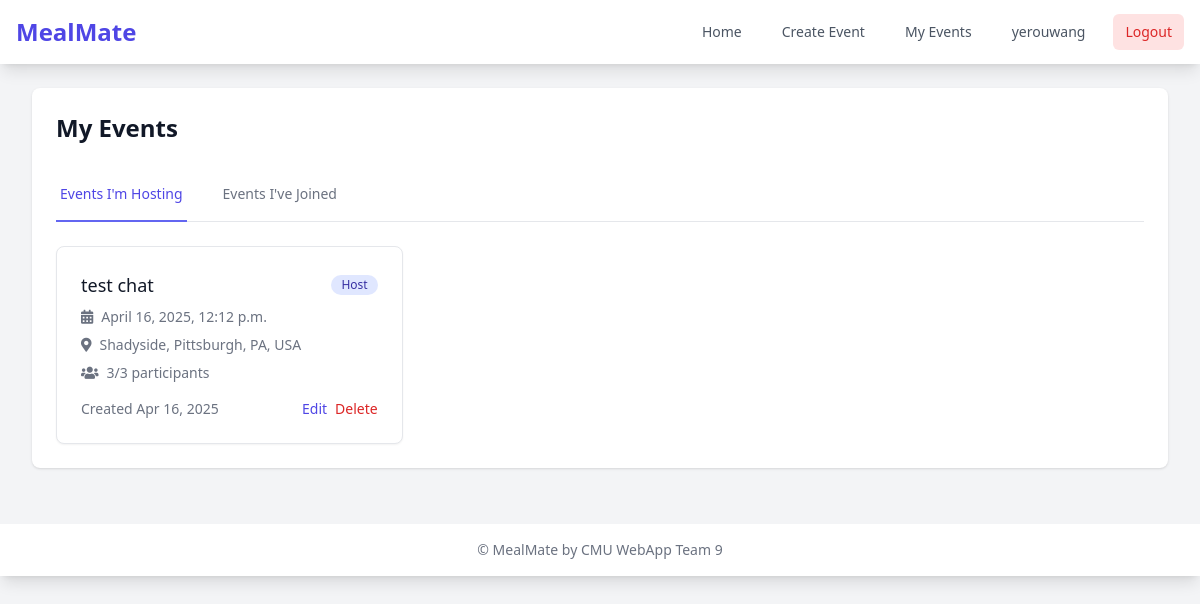
Page /my-events/ (signed in) on the committed database.
### MealMate/models.py (models this page shows, shortened)
class MealEvent(models.Model):
    title = models.CharField(max_length=100)
    description = models.TextField(blank=True)
    date_time = models.DateTimeField()
    location = models.CharField(max_length=255)
    latitude = models.FloatField(blank=True, null=True)
    longitude = models.FloatField(blank=True, null=True)
    max_participants = models.PositiveIntegerField()
    participants = models.ManyToManyField(User, through='Participation', related_name='events_joined')
    status = models.CharField(max_length=20, default='active')
    created_at = models.DateTimeField(auto_now_add=True)
    privacy = models.CharField(max_length=10, choices=[('public', 'Public'), ('private', 'Private')])
    invitation_code = models.CharField(max_length=10, blank=True, null=True)
    host = models.ForeignKey(User, on_delete=models.CASCADE, related_name='hosted_events')

### MealMate/views.py (the view)
# urls.py: path("my-events/", views.my_events, name='my_events'),
@login_required
def my_events(request):
    user = request.user
    hosted_events = MealEvent.objects.filter(host=user)
    joined_events = MealEvent.objects.filter(participation__user=request.user)
    context = {
        'hosted_events': hosted_events,
        'joined_events': joined_events,
    }
    return render(request, 'MealMate/my_events.html', context)

### MealMate/templates/MealMate/my_events.html (shortened to what this page needs)
{% extends 'MealMate/base.html' %}
{% block content %}
<div class="max-w-7xl mx-auto">
    <div class="bg-white shadow rounded-lg p-6">
        <h1 class="text-2xl font-bold text-gray-900 mb-6">My Events</h1>
        <div class="border-b border-gray-200">
            <nav class="-mb-px flex space-x-8" aria-label="Tabs">
                <button onclick="showTab('hosted')"
                        class="tab-button border-indigo-500 text-indigo-600 whitespace-nowrap py-4 px-1 border-b-2 font-medium text-sm"
                        id="hosted-tab">
                    Events I'm Hosting
                </button>
                <button onclick="showTab('joined')"
                        class="tab-button border-transparent text-gray-500 hover:text-gray-700 hover:border-gray-300 whitespace-nowrap py-4 px-1 border-b-2 font-medium text-sm"
                        id="joined-tab">
                    Events I've Joined
                </button>
            </nav>
        </div>
        <div id="hosted-events" class="mt-6">
            {% if hosted_events %}
                <div class="grid grid-cols-1 gap-6 sm:grid-cols-2 lg:grid-cols-3">
                    {% for event in hosted_events %}
                        <div class="bg-white border rounded-lg shadow-sm hover:shadow-md transition-shadow duration-200">
                            <div class="p-6">
                                <div class="flex items-center justify-between">
                                    <h3 class="text-lg font-medium text-gray-900">
                                        <a href="{% url 'event_detail' event.id %}" class="hover:text-indigo-600">
                                            {{ event.title }}
                                        </a>
                                    </h3>
                                    <span class="inline-flex items-center px-2.5 py-0.5 rounded-full text-xs font-medium bg-indigo-100 text-indigo-800">
                                        Host
                                    </span>
                                </div>
                                <div class="mt-2 space-y-2">
                                    <p class="text-sm text-gray-500">
                                        <i class="fas fa-calendar-alt mr-2"></i>{{ event.date_time|date:"F j, Y, g:i a" }}
                                    </p>
                                    <p class="text-sm text-gray-500">
                                        <i class="fas fa-map-marker-alt mr-2"></i>{{ event.location }}
                                    </p>
                                    <p class="text-sm text-gray-500">
                                        <i class="fas fa-users mr-2"></i>{{ event.participants.count }}/{{ event.max_participants }} participants
                                    </p>
                                </div>
                                <div class="mt-4 flex justify-between items-center">
                                    <span class="text-sm text-gray-500">
                                        Created {{ event.created_at|date:"M j, Y" }}
                                    </span>
                                    <div class="flex space-x-2">
                                        <a href="{% url 'edit_event' event.id %}"
                                           class="text-sm text-indigo-600 hover:text-indigo-900">
                                            Edit
                                        </a>
                                        <a href="{% url 'delete_event' event.id %}"
                                           class="text-sm text-red-600 hover:text-red-900">
                                            Delete
                                        </a>
                                    </div>
                                </div>
                            </div>
                        </div>
                    {% endfor %}
                </div>
            {% endif %}
        </div>
    </div>
</div>
{% endblock %}

### MealMate/templates/MealMate/base.html (shortened to what this page needs)
<!DOCTYPE html>
<html lang="en">
<head>
    <script src="https://cdn.tailwindcss.com"></script>
    <link rel="stylesheet" href="https://cdnjs.cloudflare.com/ajax/libs/font-awesome/5.15.4/css/all.min.css">
</head>
<body class="bg-gray-100">
    <nav class="bg-white shadow-lg">
        <div class="max-w-7xl mx-auto px-4">
            <div class="flex justify-between h-16 items-center">
                <div class="flex items-center">
                    <a href="{% url 'home' %}" class="text-2xl font-bold text-indigo-600">MealMate</a>
                </div>
                <div class="hidden sm:flex sm:space-x-4 items-center">
                    <a href="{% url 'home' %}" class="text-gray-600 hover:text-indigo-600 px-3 py-2 rounded-md text-sm font-medium">
                        Home
                    </a>
                    {% if user.is_authenticated %}
                        <a href="{% url 'create_event' %}" class="text-gray-600 hover:text-indigo-600 px-3 py-2 rounded-md text-sm font-medium">
                            Create Event
                        </a>
                        <a href="{% url 'my_events' %}" class="text-gray-600 hover:text-indigo-600 px-3 py-2 rounded-md text-sm font-medium">
                            My Events
                        </a>
                        <a href="{% url 'profile' %}" class="text-gray-600 hover:text-indigo-600 px-3 py-2 rounded-md text-sm font-medium">
                            {{ user.username }}
                        </a>
                        <form action="{% url 'logout' %}" method="post" class="inline">
                            <button type="submit" class="text-sm text-red-600 bg-red-100 hover:bg-red-200 px-3 py-2 rounded-md font-medium">
                                Logout
                            </button>
                        </form>
                    {% endif %}
                </div>
            </div>
        </div>
    </nav>
    <main class="max-w-7xl mx-auto py-6 sm:px-6 lg:px-8">
        {% block content %}
        {% endblock %}
    </main>
    <footer class="bg-white shadow-lg mt-8">
        <div class="max-w-7xl mx-auto py-4 px-4 sm:px-6 lg:px-8">
            <p class="text-center text-gray-500 text-sm">
                &copy; MealMate by CMU WebApp Team 9
            </p>
        </div>
    </footer>
</body>
</html>

### rows in the picture
MealEvent: title "test chat", date_time "April 16, 2025, 12:12 p.m.", location "Shadyside, Pittsburgh, PA, USA", participants.count "3", max_participants "3", created_at "Apr 16, 2025"

### other values in the picture
{{ user.username }} "yerouwang"
